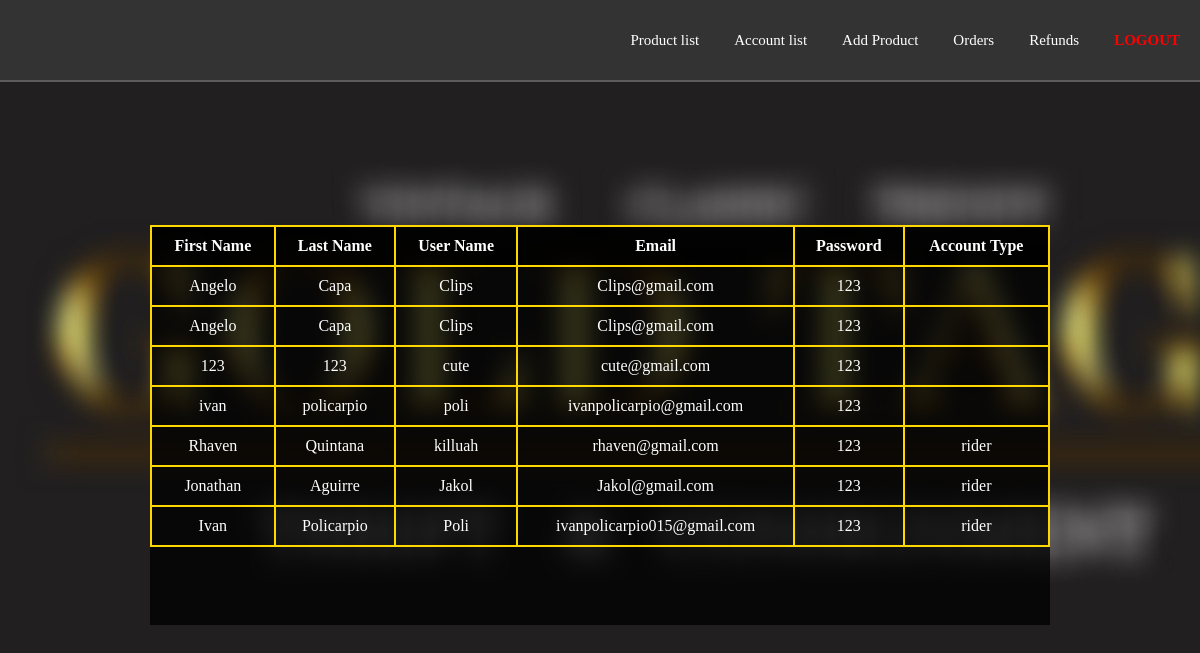
The page /usersAccount.php on the database as committed earlier.
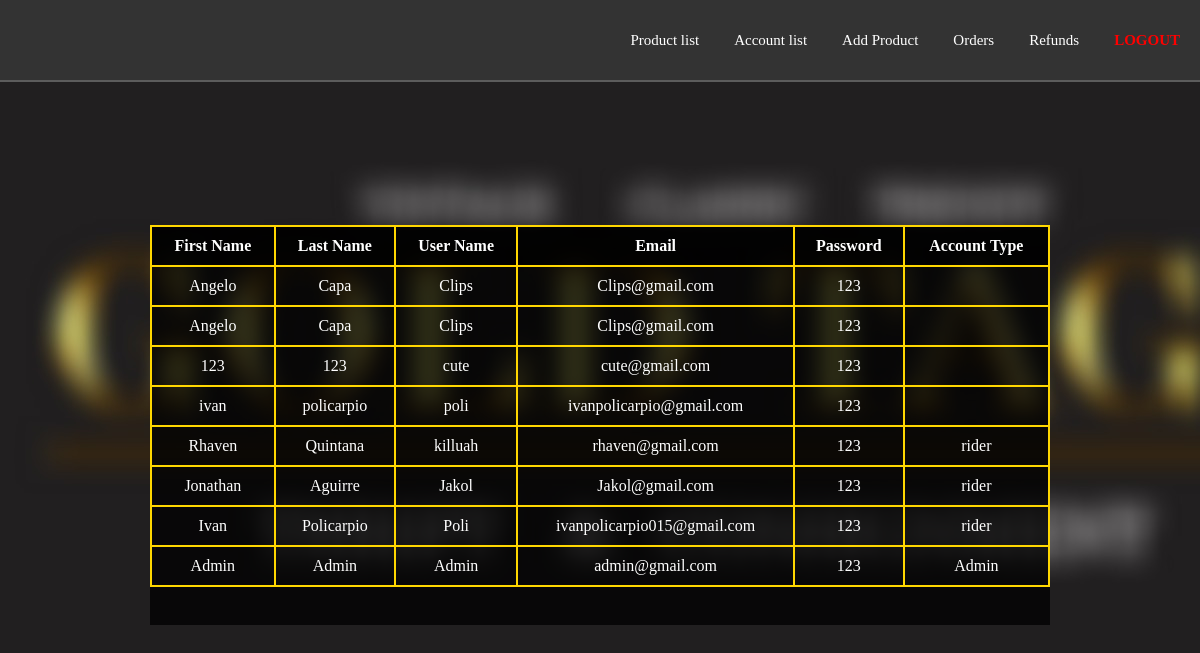
The same page on the database as committed later.
### tables this page shows
CREATE TABLE `accounts` (
  `firstName` varchar(150) NOT NULL,
  `lastName` varchar(150) NOT NULL,
  `userName` varchar(150) NOT NULL,
  `email` varchar(150) NOT NULL,
  `accountPass` varchar(150) NOT NULL,
  `account_type` varchar(150) NOT NULL,
  `verification_code` int(40) NOT NULL,
  `signup_verification` int(40) NOT NULL,
  `contact_number` bigint(255) NOT NULL,
  `profile_image` varchar(255) NOT NULL
);

### usersAccount.php (the view, shortened to what this page needs)
<?php
$servername = "localhost";
$username = "root";
$password = "";
$dbname = "upload";
$conn = new mysqli($servername, $username, $password, $dbname);
$sql = "SELECT * FROM accounts";
$result = $conn->query($sql);
?>
<!DOCTYPE html>
<html lang="en">
<head>
    <link rel="stylesheet" href="usersAccount.css">
</head>
<body>
    <nav>
        <li><a href="adminpage.php">Product list </a></li>
        <li><a href="usersAccount.php">Account list</a></li>
        <li><a href="adminproductadd.php">Add Product</a></li>
        <li><a href="orders.php">Orders</a></li>
        <li><a href="#">Refunds</a></li>
        <li><a href="#" id="logoutBtn">LOGOUT</a></li>
    </nav>
    <div class="table-container">
        <table class="table" border="2">
        <thead>
            <tr>
                <th>First Name</th>
                <th>Last Name</th>
                <th>User Name</th>
                <th>Email</th>
                <th>Password</th>
                <th>Account Type</th>
            </tr>
        </thead>
        <tbody id="userList">
            <?php
            if ($result->num_rows > 0) {
                while ($row = $result->fetch_assoc()) {
                    echo "<tr>
                            <td>" . $row["firstName"] . "</td>
                            <td>" . $row["lastName"] . "</td>
                            <td>" . $row["userName"] . "</td>
                            <td>" . $row["email"] . "</td>
                            <td>" . $row["accountPass"] . "</td>
                            <td>" . $row["account_type"] . "</td>
                          </tr>";
                }
            } else {
                echo "<tr><td colspan='5'>No records found</td></tr>";
            }
            ?>
        </tbody>
    </table>
</html>
</body>
</html>

Rows that differ between the two databases and show on the page:
added accounts: firstName "Admin", lastName "Admin", userName "Admin", email "admin@gmail.com", accountPass "123", account_type "Admin"
